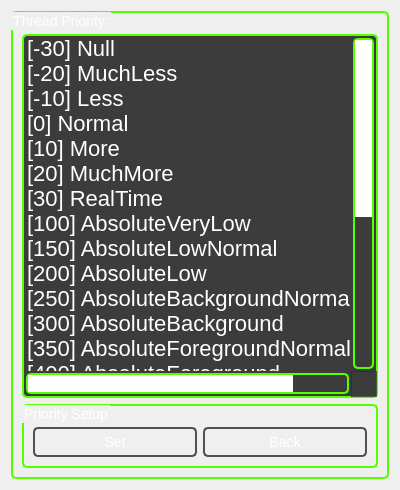
<?xml version="1.0" encoding="UTF-8"?>
<ui version="4.0">
 <class>Taskprioritythread</class>
 <widget class="QWidget" name="Taskprioritythread">
  <property name="geometry">
   <rect>
    <x>0</x>
    <y>0</y>
    <width>400</width>
    <height>490</height>
   </rect>
  </property>
  <property name="windowTitle">
   <string>Form</string>
  </property>
  <property name="styleSheet">
   <string notr="true">QWidget {
font-size: 14px;
}

QListWidget {
border: 2px solid gray;
border-radius: 5px;
border-color: rgb(85, 255, 0);
background: rgb(60, 60, 60);
color: white;
	selection-color: rgb(85, 255, 0);
	selection-background-color: rgb(90, 90, 90);
font-size: 22px;
}


QTextEdit {
border: 2px solid gray;
border-radius: 5px;
border-color: rgb(85, 255, 0);
background: rgb(60, 60, 60);
color: white;
	selection-color: rgb(85, 255, 0);
	selection-background-color: rgb(90, 90, 90);
}

QLabel {
background: none;
color: white;
}

QProgressBar {
color: white;
border: 2px solid  rgb(80, 80, 80);
text-align: center;
padding: 1px;
border-radius: 5px;
background: qradialgradient(cx: 0.5, cy: -0.5,
fx: 0.5, fy: -0.5,
radius: 1.35, stop: 0 #ddd, stop: 1 #111);
width: 30px;
height: 14px; 
}

QProgressBar::chunk {

border-radius: 3px;
background: qradialgradient(cx: 0.5, cy: -0.5,
fx: 0.5, fy: -0.5,
radius: 1.35, stop: 0.0 #fff, stop: 0.4999 #8f0,  stop: 0.5 #8f0, stop: 1.0 #050);
border: 1px solid rgb(0, 0, 0);
}

QGroupBox {
border: 2px solid;
border-radius: 5px;
border-color: rgb(85, 255, 0);
background: qradialgradient(cx: 0.5, cy: -0.5,
fx: 0.5, fy: -0.5,
radius: 1.35, stop: 0 #ddd, stop: 1 #111);
padding-top: 12px;
color: white;
selection-color: rgb(30, 30, 30);
}

QPushButton {
color: white;
border: 2px solid rgb(80, 80, 80);
border-radius: 5px;
padding: -2px;
background: qradialgradient(cx: 0.5, cy: -0.5,
fx: 0.5, fy: -0.5,
radius: 1.35, stop: 0 #ddd, stop: 1 #111);
min-width: 80px;
min-height: 30px;
}

QPushButton:hover {
border: 2px solid  rgb(160, 160, 160);
background: qradialgradient(cx: 0.5, cy: -0.5,
fx: 0.5, fy: -0.5,
radius: 1.35, stop: 0 #fff, stop: 1 #111);
}

 QPushButton:pressed {
color:  rgb(85, 255, 0);
border: 2px solid rgb(85, 255, 0);
background: qradialgradient(cx: 0.5, cy: -0.5,
fx: 0.5, fy: -0.5,
radius: 1.35, stop: 0 #fff, stop: 1 #111);
}

QMenu{
border: 2px solid rgb(85, 255, 0);
border-radius: 5px;
min-height:25px;
	selection-color: rgb(85, 255, 0);
	selection-background-color: rgb(90, 90, 90);
}



QScrollBar:horizontal {
border: 2px solid;
border-color: rgb(85,255,0);
border-radius: 5px;
background: rgb(60,60,60);
height: 25px;
margin: 2px 2px 2px 2px;
}
QScrollBar::handle:horizontal {
background: rgb(255,255,255);
min-width: 30px;
}
QScrollBar::add-line:horizontal {
background: none;
width: 20px;
subcontrol-position: right;
subcontrol-origin: margin;
}
QScrollBar::sub-line:horizontal {
background: none;
width: 20px;
subcontrol-position: left;
subcontrol-origin: margin;
}
QScrollBar:left-arrow:horizontal, QScrollBar::right-arrow:horizontal {
width: 3px;
height: 3px;
background: none;
}
QScrollBar::add-page:horizontal, QScrollBar::sub-page:horizontal {
background: none;
}



QScrollBar:vertical {
border: 2px solid;
border-color: rgb(85,255,0);
border-radius: 5px;
background: rgb(60,60,60);
width: 25px;
margin: 2px 2px 2px 2px;
}
QScrollBar::handle:vertical {
background: rgb(255,255,255);
min-height: 30px;
}
QScrollBar::add-line:vertical {
background: none;
height: 20px;
subcontrol-position: bottom;
subcontrol-origin: margin;
}
QScrollBar::sub-line:vertical {
background: none;
height: 20px;
subcontrol-position: top;
subcontrol-origin: margin;
}
QScrollBar:left-arrow:horizontal, QScrollBar::right-arrow:vertical {
width: 3px;
height: 3px;
background: none;
}
QScrollBar::add-page:horizontal, QScrollBar::sub-page:vertical {
background: none;
}</string>
  </property>
  <layout class="QGridLayout" name="gridLayout">
   <item row="0" column="0">
    <widget class="QGroupBox" name="groupBox_2">
     <property name="title">
      <string>Thread Priority:</string>
     </property>
     <layout class="QGridLayout" name="gridLayout_3">
      <item row="0" column="0">
       <widget class="QListWidget" name="listWidget">
        <item>
         <property name="text">
          <string>[-30] Null</string>
         </property>
        </item>
        <item>
         <property name="text">
          <string>[-20] MuchLess</string>
         </property>
        </item>
        <item>
         <property name="text">
          <string>[-10] Less</string>
         </property>
        </item>
        <item>
         <property name="text">
          <string>[0] Normal</string>
         </property>
        </item>
        <item>
         <property name="text">
          <string>[10] More</string>
         </property>
        </item>
        <item>
         <property name="text">
          <string>[20] MuchMore</string>
         </property>
        </item>
        <item>
         <property name="text">
          <string>[30] RealTime</string>
         </property>
        </item>
        <item>
         <property name="text">
          <string>[100] AbsoluteVeryLow</string>
         </property>
        </item>
        <item>
         <property name="text">
          <string>[150] AbsoluteLowNormal</string>
         </property>
        </item>
        <item>
         <property name="text">
          <string>[200] AbsoluteLow</string>
         </property>
        </item>
        <item>
         <property name="text">
          <string>[250] AbsoluteBackgroundNormal</string>
         </property>
        </item>
        <item>
         <property name="text">
          <string>[300] AbsoluteBackground</string>
         </property>
        </item>
        <item>
         <property name="text">
          <string>[350] AbsoluteForegroundNormal</string>
         </property>
        </item>
        <item>
         <property name="text">
          <string>[400] AbsoluteForeground</string>
         </property>
        </item>
        <item>
         <property name="text">
          <string>[450] AbsoluteHighNormal</string>
         </property>
        </item>
        <item>
         <property name="text">
          <string>[500] AbsoluteHigh</string>
         </property>
        </item>
        <item>
         <property name="text">
          <string>[810] [Symbian OS] AbsoluteRealTime1</string>
         </property>
        </item>
        <item>
         <property name="text">
          <string>[820] [Symbian OS] AbsoluteRealTime2</string>
         </property>
        </item>
        <item>
         <property name="text">
          <string>[830] [Symbian OS] AbsoluteRealTime3</string>
         </property>
        </item>
        <item>
         <property name="text">
          <string>[840] [Symbian OS] AbsoluteRealTime4</string>
         </property>
        </item>
        <item>
         <property name="text">
          <string>[850] [Symbian OS] AbsoluteRealTime5</string>
         </property>
        </item>
        <item>
         <property name="text">
          <string>[860] [Symbian OS] AbsoluteRealTime6</string>
         </property>
        </item>
        <item>
         <property name="text">
          <string>[870] [Symbian OS] AbsoluteRealTime7</string>
         </property>
        </item>
        <item>
         <property name="text">
          <string>[880] [Symbian OS] AbsoluteRealTime8</string>
         </property>
        </item>
       </widget>
      </item>
      <item row="1" column="0">
       <widget class="QGroupBox" name="groupBox">
        <property name="title">
         <string>Priority Setup</string>
        </property>
        <layout class="QGridLayout" name="gridLayout_2">
         <item row="0" column="2">
          <widget class="QPushButton" name="pushButtonBack">
           <property name="text">
            <string>Back</string>
           </property>
          </widget>
         </item>
         <item row="0" column="0">
          <widget class="QPushButton" name="pushButtonThread">
           <property name="text">
            <string>Set</string>
           </property>
          </widget>
         </item>
        </layout>
       </widget>
      </item>
     </layout>
    </widget>
   </item>
  </layout>
 </widget>
 <resources/>
 <connections/>
</ui>
